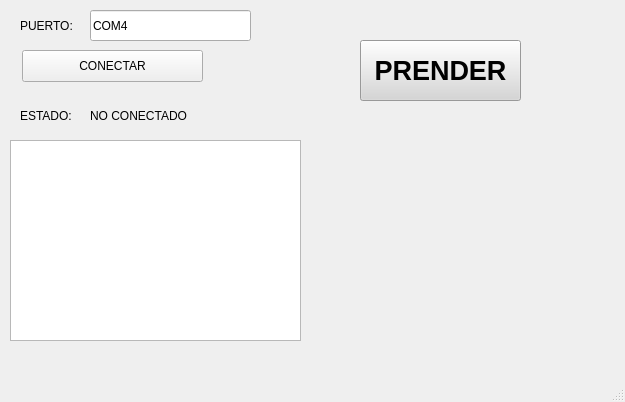
<?xml version="1.0" encoding="UTF-8"?>
<ui version="4.0">
 <class>MainWindow</class>
 <widget class="QMainWindow" name="MainWindow">
  <property name="geometry">
   <rect>
    <x>0</x>
    <y>0</y>
    <width>625</width>
    <height>402</height>
   </rect>
  </property>
  <property name="windowTitle">
   <string>MainWindow</string>
  </property>
  <widget class="QWidget" name="centralwidget">
   <widget class="QPushButton" name="btn_accion">
    <property name="geometry">
     <rect>
      <x>22</x>
      <y>50</y>
      <width>181</width>
      <height>32</height>
     </rect>
    </property>
    <property name="text">
     <string>CONECTAR</string>
    </property>
   </widget>
   <widget class="QLineEdit" name="txt_puerto">
    <property name="geometry">
     <rect>
      <x>90</x>
      <y>10</y>
      <width>161</width>
      <height>31</height>
     </rect>
    </property>
    <property name="text">
     <string>COM4</string>
    </property>
   </widget>
   <widget class="QLabel" name="label">
    <property name="geometry">
     <rect>
      <x>20</x>
      <y>10</y>
      <width>61</width>
      <height>31</height>
     </rect>
    </property>
    <property name="text">
     <string>PUERTO:</string>
    </property>
   </widget>
   <widget class="QLabel" name="label_2">
    <property name="geometry">
     <rect>
      <x>20</x>
      <y>100</y>
      <width>61</width>
      <height>31</height>
     </rect>
    </property>
    <property name="text">
     <string>ESTADO:</string>
    </property>
   </widget>
   <widget class="QLabel" name="txt_estado">
    <property name="geometry">
     <rect>
      <x>90</x>
      <y>100</y>
      <width>151</width>
      <height>31</height>
     </rect>
    </property>
    <property name="text">
     <string>NO CONECTADO</string>
    </property>
   </widget>
   <widget class="QListWidget" name="lw_datos">
    <property name="geometry">
     <rect>
      <x>10</x>
      <y>140</y>
      <width>291</width>
      <height>201</height>
     </rect>
    </property>
   </widget>
   <widget class="QPushButton" name="btn_control_led">
    <property name="geometry">
     <rect>
      <x>360</x>
      <y>40</y>
      <width>161</width>
      <height>61</height>
     </rect>
    </property>
    <property name="font">
     <font>
      <pointsize>20</pointsize>
      <weight>75</weight>
      <bold>true</bold>
     </font>
    </property>
    <property name="styleSheet">
     <string notr="true">color: rgb(0, 0, 0);
background-color: rgb(214, 214, 214);</string>
    </property>
    <property name="text">
     <string>PRENDER</string>
    </property>
   </widget>
  </widget>
  <widget class="QMenuBar" name="menubar">
   <property name="geometry">
    <rect>
     <x>0</x>
     <y>0</y>
     <width>625</width>
     <height>21</height>
    </rect>
   </property>
  </widget>
  <widget class="QStatusBar" name="statusbar"/>
 </widget>
 <resources/>
 <connections/>
</ui>
